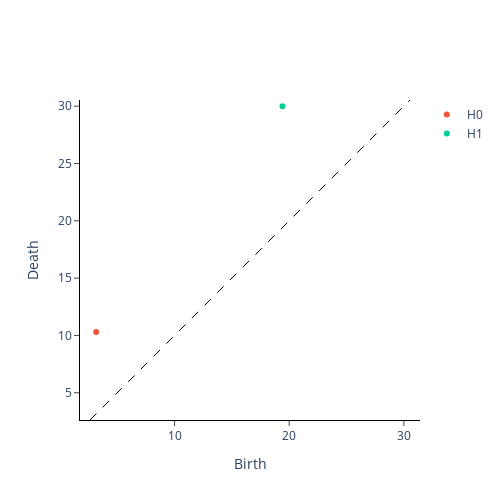

Here is the notebook cell this chart was saved with:
### Code cell
from gtda.homology import CubicalPersistence 
cubical_persistence = CubicalPersistence(n_jobs=-1) 
im8_cubical = cubical_persistence.fit_transform(im8_filtration) 
cubical_persistence.plot(im8_cubical)

### Figure 1 — Plotly figure (JSON) as saved in the notebook; plotly's stock layout.template omitted (floating-point values rounded to 4 significant figures)
{"data": [{"hoverinfo": "none", "line": {"color": "black", "dash": "dash", "width": 1}, "mode": "lines", "showlegend": false, "type": "scatter", "x": [2.626, 30.54], "y": [2.626, 30.54]}, {"hoverinfo": "text", "hovertext": ["(3.1622776601683795, 10.295630140987)"], "mode": "markers", "name": "H0", "type": "scatter", "x": [3.162], "y": [10.3]}, {"hoverinfo": "text", "hovertext": ["(19.4164878389476, 30.0)"], "mode": "markers", "name": "H1", "type": "scatter", "x": [19.42], "y": [30]}], "layout": {"height": 500, "plot_bgcolor": "white", "width": 500, "xaxis": {"autorange": false, "exponentformat": "e", "linecolor": "black", "linewidth": 1, "mirror": false, "range": [2.626, 30.54], "showexponent": "all", "showline": true, "side": "bottom", "ticks": "outside", "title": {"text": "Birth"}, "type": "linear", "zeroline": true}, "yaxis": {"autorange": false, "exponentformat": "e", "linecolor": "black", "linewidth": 1, "mirror": false, "range": [2.626, 30.54], "scaleanchor": "x", "scaleratio": 1, "showexponent": "all", "showline": true, "side": "left", "ticks": "outside", "title": {"text": "Death"}, "type": "linear", "zeroline": true}}}
